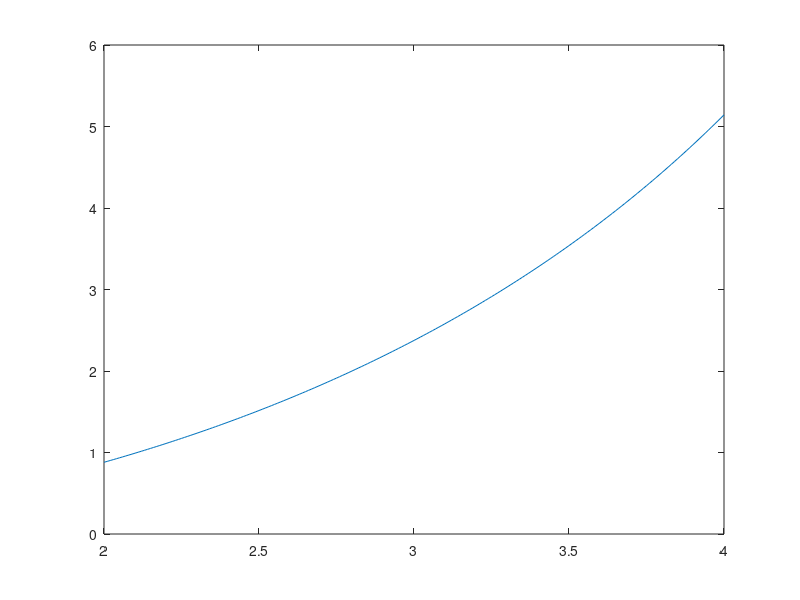

Write the MATLAB code that produced this figure. (Note: this script raises an error after producing the figure.)
clear all
clc

%% Initialization of endpoints
a = 2;
b = 4;

%% Plotting the function
range = a:0.01:b;
integrand = (5.*range-8.*(range.^2))./((range-7).*(range+3));

plot(range, integrand);

%% Calculations and Utilization of servant codes
M = myMid(a,b);
T = myTrap(a,b);
S = ((2 * M) + T) / 3;

%% Printing the results to the command line
fprintf('The integral of the function from x = %1.1f to %1.1f is estimated as: \nM = %1.5f, T = %1.5f, S = %1.5f in appropriate units.',a,b,M, T, S);